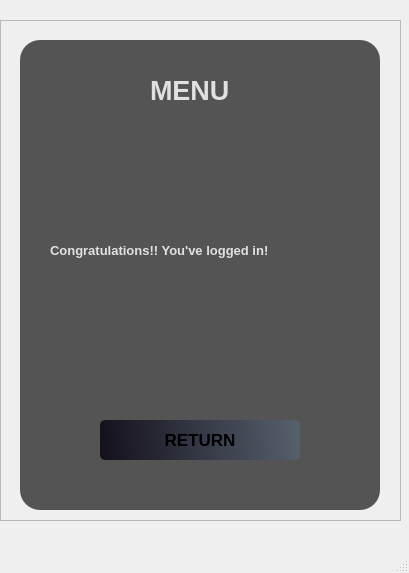
<?xml version="1.0" encoding="UTF-8"?>
<ui version="4.0">
 <class>MainWindow2</class>
 <widget class="QMainWindow" name="MainWindow2">
  <property name="geometry">
   <rect>
    <x>0</x>
    <y>0</y>
    <width>409</width>
    <height>573</height>
   </rect>
  </property>
  <property name="windowTitle">
   <string>MainWindow</string>
  </property>
  <widget class="QWidget" name="centralwidget">
   <widget class="QFrame" name="frame">
    <property name="geometry">
     <rect>
      <x>0</x>
      <y>20</y>
      <width>401</width>
      <height>501</height>
     </rect>
    </property>
    <property name="frameShape">
     <enum>QFrame::StyledPanel</enum>
    </property>
    <property name="frameShadow">
     <enum>QFrame::Raised</enum>
    </property>
    <widget class="QLabel" name="opacityLabel">
     <property name="geometry">
      <rect>
       <x>20</x>
       <y>20</y>
       <width>360</width>
       <height>470</height>
      </rect>
     </property>
     <property name="styleSheet">
      <string notr="true">background-color: rgba(0, 0, 0, 165);
border-radius: 20px;</string>
     </property>
     <property name="text">
      <string/>
     </property>
    </widget>
    <widget class="QLabel" name="menuTitleLabel">
     <property name="geometry">
      <rect>
       <x>150</x>
       <y>50</y>
       <width>101</width>
       <height>40</height>
      </rect>
     </property>
     <property name="font">
      <font>
       <pointsize>20</pointsize>
       <weight>75</weight>
       <bold>true</bold>
      </font>
     </property>
     <property name="styleSheet">
      <string notr="true">color: rgba(255, 255, 255, 210);</string>
     </property>
     <property name="text">
      <string>MENU</string>
     </property>
    </widget>
    <widget class="QPushButton" name="returnButton">
     <property name="geometry">
      <rect>
       <x>100</x>
       <y>400</y>
       <width>200</width>
       <height>40</height>
      </rect>
     </property>
     <property name="font">
      <font>
       <pointsize>13</pointsize>
       <weight>75</weight>
       <bold>true</bold>
      </font>
     </property>
     <property name="styleSheet">
      <string notr="true">QPushButton#returnButton {
	background-color: qlineargradient(spread:pad, x1:0, y1:0.505682, x2:1, y2:0.477, stop:0 rgba(10, 5, 20, 219), stop:1 rgba(85, 98, 112, 226));
	border-radius: 5px;
}
QPushButton#returnButton:hover {
	background-color: qlineargradient(spread:pad, x1:0, y1:0.505682, x2:1, y2:0.477, stop:0 rgba(10, 5, 20, 219), stop:1 rgba(105, 118, 132, 226));
}
QPushButton#returnButton:pressed{
	padding-left: 5px;
	padding-top:5px;
	background-color:rgba(105, 118, 132, 220)
}</string>
     </property>
     <property name="text">
      <string>RETURN</string>
     </property>
    </widget>
    <widget class="QLabel" name="congratsLabel">
     <property name="geometry">
      <rect>
       <x>50</x>
       <y>190</y>
       <width>311</width>
       <height>81</height>
      </rect>
     </property>
     <property name="font">
      <font>
       <pointsize>10</pointsize>
       <weight>75</weight>
       <bold>true</bold>
      </font>
     </property>
     <property name="styleSheet">
      <string notr="true">color: rgba(255, 255, 255, 210);</string>
     </property>
     <property name="text">
      <string>Congratulations!! You've logged in!</string>
     </property>
    </widget>
   </widget>
  </widget>
  <widget class="QMenuBar" name="menubar">
   <property name="geometry">
    <rect>
     <x>0</x>
     <y>0</y>
     <width>409</width>
     <height>26</height>
    </rect>
   </property>
  </widget>
  <widget class="QStatusBar" name="statusbar"/>
 </widget>
 <resources/>
 <connections/>
</ui>
